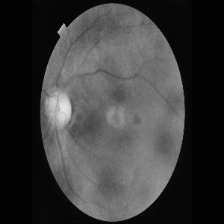
#> input picture cl_image/fundus_0001.png, 224 x 224 px; its folder holds 4 pictures in this run
$ jupyter execute --allow-errors img_preprocssing.ipynb
#> lines starting #> are read from the running program, lines starting #| are printed output that depends on the picture
[cell 1]
import cv2
import os
import matplotlib.pyplot as plt
import numpy as np

[cell 2]
# thresholding func
def applyCLAHE(image):
    clahe = cv2.createCLAHE(clipLimit=2.0, tileGridSize=(8,8))
    cl_image = clahe.apply(image)

    return cl_image

[cell 3]
# main block
image_directory = './image'
save_directory = './cl_image'
#> (the rest of this cell did not finish here and is left out)

[cell 4]
# main block for healthy eyes
image_directory2 = './Normal Eye_Dataset'
save_directory2 = './cl_image_healthy'

#> (the rest of this cell did not finish here and is left out)

[cell 5]
# getting mean pixel intensity distribution
folder = "./cl_image"
means = []

for img_name in os.listdir(folder):
    img = cv2.imread(os.path.join(folder, img_name), 0)  # grayscale
#> img is the input picture: shape (224, 224); min 3, max 228, mean 59.5
    means.append(img.mean())

print("Dataset average:", np.mean(means))
print("Std dev:", np.std(means))

[cell 6]
plt.hist(means, bins=30)
plt.title("Average Pixel Intensity Distribution")
plt.xlabel("Mean Intensity")
plt.ylabel("Count")
plt.show()
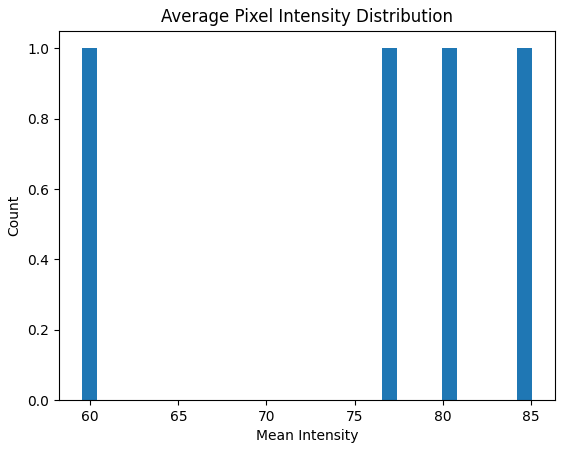
#> figure drawn by matplotlib, 1 panel
